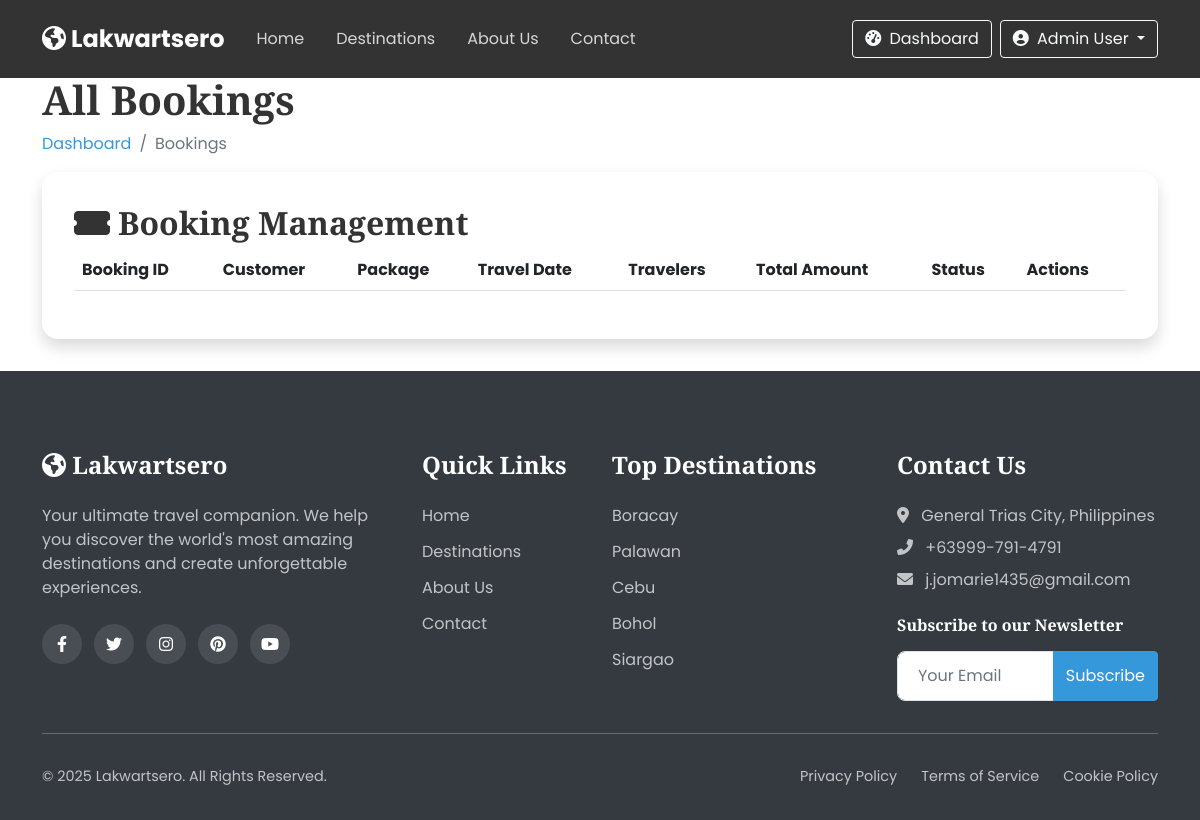
Before: /bookings.php (signed in) with the older database file.
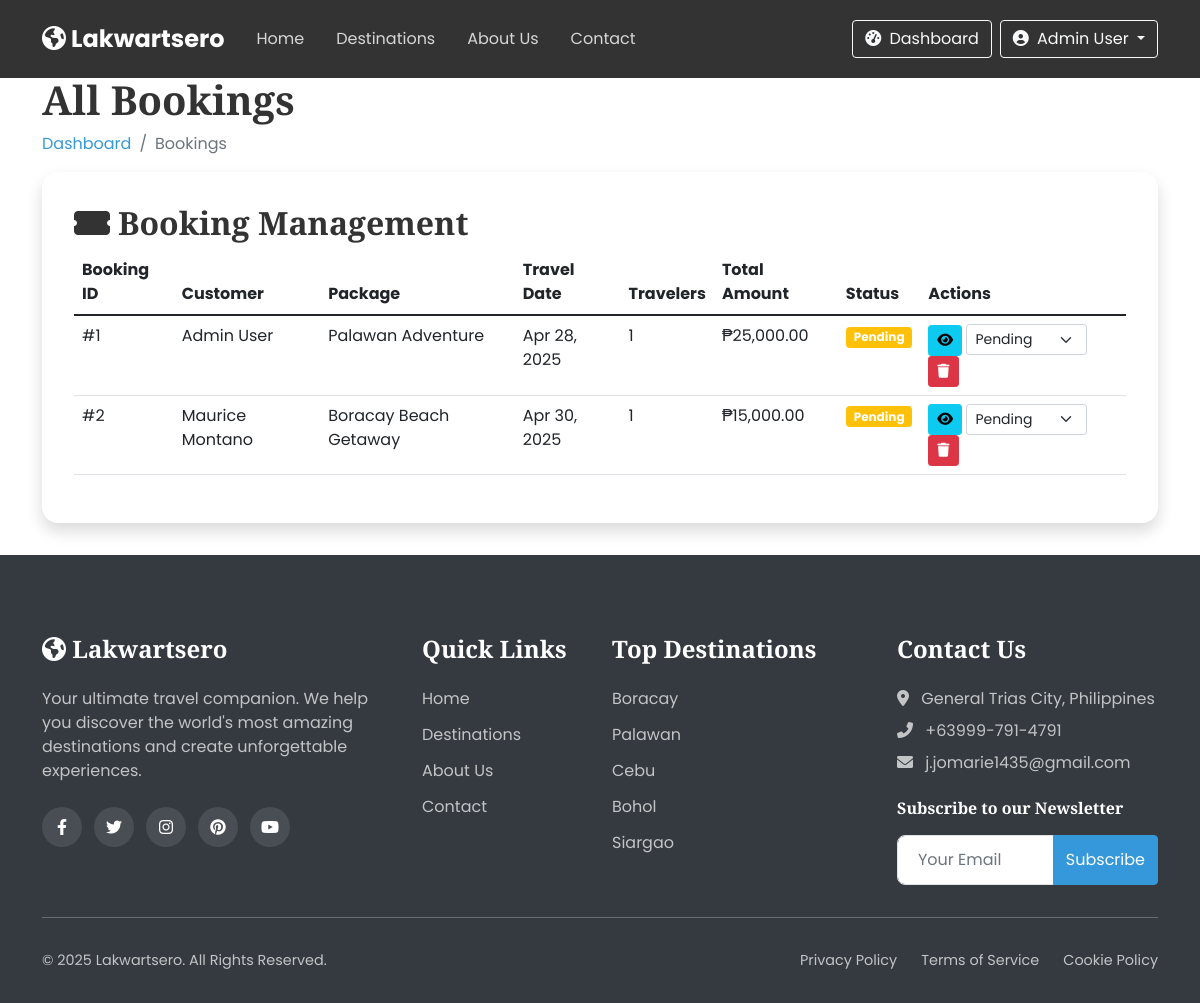
After: the same page with the newer database file.
### tables this page shows
CREATE TABLE `bookings` (
  `id` int(11) NOT NULL,
  `user_id` int(11) NOT NULL,
  `package_id` int(11) NOT NULL,
  `booking_date` date NOT NULL,
  `travel_date` date NOT NULL,
  `num_travelers` int(11) NOT NULL DEFAULT 1,
  `total_price` decimal(10,2) NOT NULL,
  `status` enum('pending','confirmed','cancelled') DEFAULT 'pending',
  `confirmation_number` varchar(20) DEFAULT NULL,
  `special_requests` text DEFAULT NULL,
  `created_at` timestamp NOT NULL DEFAULT current_timestamp(),
  `updated_at` timestamp NOT NULL DEFAULT current_timestamp() ON UPDATE current_timestamp()
);

CREATE TABLE `users` (
  `id` int(11) NOT NULL,
  `role_id` int(11) NOT NULL,
  `full_name` varchar(100) NOT NULL,
  `username` varchar(50) NOT NULL,
  `email` varchar(100) NOT NULL,
  `password` varchar(255) NOT NULL,
  `phone` varchar(20) DEFAULT NULL,
  `address` text DEFAULT NULL,
  `profile_img` varchar(255) DEFAULT 'default-user.jpg',
  `created_at` timestamp NOT NULL DEFAULT current_timestamp(),
  `updated_at` timestamp NOT NULL DEFAULT current_timestamp() ON UPDATE current_timestamp(),
  `status` enum('active','inactive','banned') DEFAULT 'active'
);

CREATE TABLE `packages` (
  `id` int(11) NOT NULL,
  `destination_id` int(11) NOT NULL,
  `title` varchar(100) NOT NULL,
  `description` text DEFAULT NULL,
  `price` decimal(10,2) NOT NULL,
  `duration` int(11) NOT NULL COMMENT 'in days',
  `max_travelers` int(11) DEFAULT 10,
  `itinerary` text DEFAULT NULL,
  `inclusions` text DEFAULT NULL,
  `exclusions` text DEFAULT NULL,
  `featured` tinyint(1) DEFAULT 0,
  `discount_percent` int(11) DEFAULT 0,
  `created_by` int(11) DEFAULT NULL,
  `created_at` timestamp NOT NULL DEFAULT current_timestamp(),
  `updated_at` timestamp NOT NULL DEFAULT current_timestamp() ON UPDATE current_timestamp(),
  `status` enum('active','inactive','sold-out') DEFAULT 'active'
);

### includes/auth.php (called while the page is built, shortened)
<?php
function isLoggedIn() {
    return isset($_SESSION['user_id']);
}
function hasRole($role) {
    return strtolower($_SESSION['role']) === strtolower($role);
}
function isAdmin() {
    return hasRole('admin');
}
?>

### includes/functions.php (called while the page is built, shortened)
<?php
function formatCurrency($amount) {
    return '₱' . number_format($amount, 2);
}
?>

### bookings.php (the view, shortened to what this page needs)
<?php
require_once 'includes/auth.php';
include 'includes/header.php';
$sql = "SELECT b.*, u.full_name, p.title as package_title, p.price
        FROM bookings b
        JOIN users u ON b.user_id = u.id
        JOIN packages p ON b.package_id = p.id
        ORDER BY b.booking_date DESC";
$result = $conn->query($sql);
?>
<section class="dashboard-section">
    <div class="container">
        <div class="dashboard-header" data-aos="fade-up">
            <h1>All Bookings</h1>
            <nav aria-label="breadcrumb">
                <ol class="breadcrumb">
                    <li class="breadcrumb-item"><a href="admin-dashboard.php">Dashboard</a></li>
                    <li class="breadcrumb-item active">Bookings</li>
                </ol>
            </nav>
        </div>
        <div class="dashboard-card" data-aos="fade-up">
            <div class="dashboard-card-header">
                <h2><i class="fas fa-ticket-alt me-2"></i>Booking Management</h2>
            </div>
            <div class="dashboard-card-body">
                <div class="table-responsive">
                    <table class="table table-hover">
                        <thead>
                            <tr>
                                <th>Booking ID</th>
                                <th>Customer</th>
                                <th>Package</th>
                                <th>Travel Date</th>
                                <th>Travelers</th>
                                <th>Total Amount</th>
                                <th>Status</th>
                                <th>Actions</th>
                            </tr>
                        </thead>
                        <tbody>
                            <?php while($booking = $result->fetch_assoc()): ?>
                            <tr>
                                <td>#<?php echo $booking['id']; ?></td>
                                <td><?php echo htmlspecialchars($booking['full_name']); ?></td>
                                <td><?php echo htmlspecialchars($booking['package_title']); ?></td>
                                <td><?php echo date('M d, Y', strtotime($booking['travel_date'])); ?></td>
                                <td><?php echo $booking['num_travelers']; ?></td>
                                <td><?php echo formatCurrency($booking['total_price']); ?></td>
                                <td>
                                    <span class="badge bg-<?php
                                        echo $booking['status'] == 'confirmed' ? 'success' :
                                            ($booking['status'] == 'pending' ? 'warning' : 'danger');
                                    ?>">
                                        <?php echo ucfirst($booking['status']); ?>
                                    </span>
                                </td>
                                <td>
                                    <a href="view-booking.php?id=<?php echo $booking['id']; ?>" class="btn btn-sm btn-info">
                                        <i class="fas fa-eye"></i>
                                    </a>
                                    <select class="form-select form-select-sm d-inline-block w-auto me-2 booking-status-select"
                                            data-booking-id="<?php echo $booking['id']; ?>"
                                            data-current-status="<?php echo $booking['status']; ?>">
                                        <option value="pending" <?php echo $booking['status'] == 'pending' ? 'selected' : ''; ?>>Pending</option>
                                    </select>
                                    <a href="bookings.php?delete_booking=<?php echo $booking['id']; ?>" class="btn btn-sm btn-danger" onclick="return confirm('Are you sure you want to delete this booking?')">
                                        <i class="fas fa-trash"></i>
                                    </a>
                                </td>
                            </tr>
                            <?php endwhile; ?>
                        </tbody>
                    </table>
                </div>
            </div>
        </div>
    </div>
</section>
<?php include 'includes/footer.php'; ?>

### includes/header.php (shortened to what this page needs)
<?php
require_once 'includes/functions.php';
require_once 'includes/auth.php';
$currentPage = basename($_SERVER['PHP_SELF']);
?>
<!DOCTYPE html>
<html lang="en">
<head>
    <link href="https://cdn.jsdelivr.net/npm/bootstrap@5.1.3/dist/css/bootstrap.min.css" rel="stylesheet">
    <link rel="stylesheet" href="https://cdnjs.cloudflare.com/ajax/libs/font-awesome/6.0.0/css/all.min.css">
    <link rel="stylesheet" href="css/style.css">
    <link href="https://unpkg.com/aos@2.3.1/dist/aos.css" rel="stylesheet">
</head>
<body>
    <nav class="navbar navbar-expand-lg navbar-dark fixed-top">
        <div class="container">
            <a class="navbar-brand" href="index.php">
                <i class="fas fa-globe-americas"></i> Lakwartsero
            </a>
            <div class="collapse navbar-collapse" id="navbarNav">
                <ul class="navbar-nav me-auto">
                    <li class="nav-item">
                        <a class="nav-link <?php echo ($currentPage == 'index.php') ? 'active' : ''; ?>" href="index.php">Home</a>
                    </li>
                    <li class="nav-item">
                        <a class="nav-link <?php echo ($currentPage == 'destinations.php') ? 'active' : ''; ?>" href="destinations.php">Destinations</a>
                    </li>
                    <li class="nav-item">
                        <a class="nav-link <?php echo ($currentPage == 'about.php') ? 'active' : ''; ?>" href="about.php">About Us</a>
                    </li>
                    <li class="nav-item">
                        <a class="nav-link <?php echo ($currentPage == 'contact.php') ? 'active' : ''; ?>" href="contact.php">Contact</a>
                    </li>
                </ul>
                <div class="d-flex align-items-center">
                    <?php if (isLoggedIn()): ?>
                        <?php if (isAdmin()): ?>
                            <a href="admin-dashboard.php" class="btn btn-outline-light me-2">
                                <i class="fas fa-tachometer-alt me-1"></i> Dashboard
                            </a>
                        <?php elseif (isOperator()): ?>
                            <a href="operator-dashboard.php" class="btn btn-outline-light me-2">
                                <i class="fas fa-tachometer-alt me-1"></i> Dashboard
                            </a>
                        <?php else: ?>
                            <a href="traveler-dashboard.php" class="btn btn-outline-light me-2">
                                <i class="fas fa-tachometer-alt me-1"></i> Dashboard
                            </a>
                        <?php endif; ?>
                        <div class="dropdown">
                            <button class="btn btn-outline-light dropdown-toggle" type="button" id="userDropdown" data-bs-toggle="dropdown" aria-expanded="false">
                                <i class="fas fa-user-circle me-1"></i> <?php echo $_SESSION['full_name']; ?>
                            </button>
                        </div>
                    <?php else: ?>
                        <a href="login.php" class="btn btn-outline-light me-2"><i class="fas fa-sign-in-alt me-1"></i> Login</a>
                        <a href="register.php" class="btn btn-light"><i class="fas fa-user-plus me-1"></i> Register</a>
                    <?php endif; ?>
                </div>
            </div>
        </div>
    </nav>
    <main>

### includes/footer.php (shortened to what this page needs)
</main>
    <footer class="footer">
        <div class="container">
            <div class="row">
                <div class="col-md-4 mb-4 mb-md-0">
                    <h5 class="footer-heading"><i class="fas fa-globe-americas"></i> Lakwartsero</h5>
                    <p>Your ultimate travel companion. We help you discover the world's most amazing destinations and create unforgettable experiences.</p>
                    <div class="social-icons">
                        <a href="#" class="social-icon"><i class="fab fa-facebook-f"></i></a>
                        <a href="#" class="social-icon"><i class="fab fa-twitter"></i></a>
                        <a href="#" class="social-icon"><i class="fab fa-instagram"></i></a>
                        <a href="#" class="social-icon"><i class="fab fa-pinterest"></i></a>
                        <a href="#" class="social-icon"><i class="fab fa-youtube"></i></a>
                    </div>
                </div>
                <div class="col-md-2 mb-4 mb-md-0">
                    <h5 class="footer-heading">Quick Links</h5>
                    <ul class="footer-links">
                        <li><a href="index.php">Home</a></li>
                        <li><a href="destinations.php">Destinations</a></li>
                        <li><a href="about.php">About Us</a></li>
                        <li><a href="contact.php">Contact</a></li>
                    </ul>
                </div>
                <div class="col-md-3 mb-4 mb-md-0">
                    <h5 class="footer-heading">Top Destinations</h5>
                    <ul class="footer-links">
                        <li><a href="destinations.php">Boracay</a></li>
                        <li><a href="destinations.php">Palawan</a></li>
                        <li><a href="destinations.php">Cebu</a></li>
                        <li><a href="destinations.php">Bohol</a></li>
                        <li><a href="destinations.php">Siargao</a></li>
                    </ul>
                </div>
                <div class="col-md-3">
                    <h5 class="footer-heading">Contact Us</h5>
                    <address>
                        <p><i class="fas fa-map-marker-alt me-2"></i> General Trias City, Philippines</p>
                        <p><i class="fas fa-phone-alt me-2"></i> +63999-791-4791</p>
                        <p><i class="fas fa-envelope me-2"></i> j.jomarie1435@gmail.com</p>
                    </address>
                    <div class="newsletter">
                        <h6>Subscribe to our Newsletter</h6>
                        <div class="input-group">
                            <input type="email" class="form-control" placeholder="Your Email">
                            <button class="btn btn-primary" type="button">Subscribe</button>
                        </div>
                    </div>
                </div>
            </div>
            <hr class="footer-divider">
            <div class="row footer-bottom">
                <div class="col-md-6">
                    <p>&copy; <?php echo date('Y'); ?> Lakwartsero. All Rights Reserved.</p>
                </div>
                <div class="col-md-6 text-md-end">
                    <ul class="footer-bottom-links">
                        <li><a href="#">Privacy Policy</a></li>
                        <li><a href="#">Terms of Service</a></li>
                        <li><a href="#">Cookie Policy</a></li>
                    </ul>
                </div>
            </div>
        </div>
    </footer>
</body>
</html>

### css/style.css (style rules this page uses)
:root { --primary-color: #3498db; --secondary-color: #2ecc71; --accent-color: #e74c3c; --text-color: #333; --light-color: #f8f9fa; --dark-color: #343a40; --gray-color: #6c757d; --border-color: #dee2e6; --transition: all 0.3s ease; --box-shadow: 0 0.5rem 1rem rgba(0, 0, 0, 0.15); --section-padding: 5rem 0; }
body { font-family: 'Poppins', sans-serif; color: var(--text-color); background-color: #fff; overflow-x: hidden; }
h1, h2, h3, h4, h5, h6 { font-family: 'Playfair Display', serif; font-weight: 700; }
a { text-decoration: none; color: var(--primary-color); transition: var(--transition); }
.btn-primary { background-color: var(--primary-color); border-color: var(--primary-color); }
main { padding-top: 76px; }
.navbar { background-color: rgba(0, 0, 0, 0.8); transition: var(--transition); padding: 1rem 0; }
.navbar-brand { font-weight: 700; font-size: 1.5rem; color: #fff !important; }
.navbar-dark .navbar-nav .nav-link { color: rgba(255, 255, 255, 0.8); padding: 0.5rem 1rem; position: relative; }
.footer { background-color: var(--dark-color); color: #fff; padding: 5rem 0 1rem; }
.footer-heading { font-size: 1.5rem; margin-bottom: 1.5rem; color: #fff; }
.footer p { color: rgba(255, 255, 255, 0.7); }
.social-icons { display: flex; margin-top: 1.5rem; }
.social-icon { width: 40px; height: 40px; border-radius: 50%; background-color: rgba(255, 255, 255, 0.1); display: flex; align-items: center; justify-content: center; color: #fff !important; margin-right: 0.75rem; transition: var(--transition); }
.footer-links { list-style: none; padding-left: 0; }
.footer-links li { margin-bottom: 0.75rem; }
.footer-links a { color: rgba(255, 255, 255, 0.7); transition: var(--transition); }
.footer address p { margin-bottom: 0.5rem; }
.footer .newsletter { margin-top: 1.5rem; }
.footer .newsletter h6 { margin-bottom: 1rem; }
.footer-divider { border-color: rgba(255, 255, 255, 0.1); margin: 2rem 0; }
.footer-bottom { color: rgba(255, 255, 255, 0.7); font-size: 0.9rem; }
.footer-bottom-links { list-style: none; padding-left: 0; margin-bottom: 0; display: flex; justify-content: flex-end; }
.footer-bottom-links li { margin-left: 1.5rem; }
.footer-bottom-links a { color: rgba(255, 255, 255, 0.7); }
.form-control { border-radius: 0.5rem; padding: 0.75rem 1.25rem; border: 1px solid var(--border-color); }
.dashboard-card { background-color: #fff; border-radius: 1rem; box-shadow: var(--box-shadow); padding: 2rem; margin-bottom: 2rem; height: 100%; }

Changed rows visible on the page:
added bookings: id "1", user.full_name "Admin User", package.title "Palawan Adventure", travel_date "Apr 28, 2025", num_travelers "1", total_price "₱25,000.00", status "Pending", status+id "Pending"
added bookings: id "2", user.full_name "Maurice Montano", package.title "Boracay Beach Getaway", travel_date "Apr 30, 2025", num_travelers "1", total_price "₱15,000.00", status "Pending", status+id "Pending"
